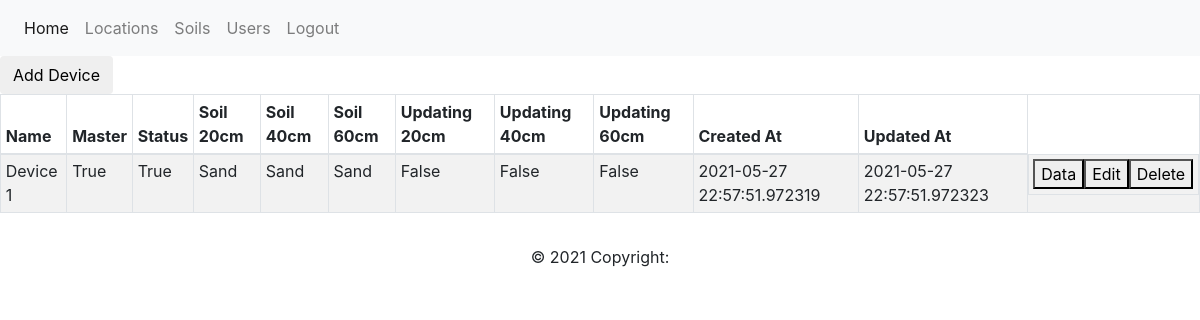
Screenshot of /location/1/devices (signed in) with the database file from the repository.
### app/models.py (models this page shows, shortened)
class ModelMixin():
    id = db.Column(db.Integer, primary_key=True)
    created_at = db.Column(db.DateTime, default=datetime.utcnow)
    updated_at = db.Column(db.DateTime, default=datetime.utcnow, onupdate=datetime.utcnow)

class Devices(db.Model, ModelMixin):
    __tablename__ = 'devices'
    name = db.Column(db.String(64), index=True, unique=True)
    status = db.Column(db.Boolean, default=True)
    location_id = db.Column(db.Integer, db.ForeignKey('locations.id'))
    location = db.relationship("Locations", back_populates="devices")
    soil_20_id = db.Column(db.Integer, db.ForeignKey('soils.id'))
    soil_20 = db.relationship("Soils", foreign_keys=soil_20_id)
    soil_40_id = db.Column(db.Integer, db.ForeignKey('soils.id'))
    soil_40 = db.relationship("Soils", foreign_keys=soil_40_id)
    soil_60_id = db.Column(db.Integer, db.ForeignKey('soils.id'))
    soil_60 = db.relationship("Soils", foreign_keys=soil_60_id)
    readings = db.relationship("Readings", back_populates="device")
    updating_20 = db.Column(db.Boolean, default=False)
    updating_40 = db.Column(db.Boolean, default=False)
    updating_60 = db.Column(db.Boolean, default=False)

class Soils(db.Model, ModelMixin):
    __tablename__ = 'soils'
    name = db.Column(db.String(64), index=True, unique=True)
    humidity_level = db.Column(db.Integer)

### app/routes.py (the view)
@app.route("/location/<int:location_id>/devices", methods=["GET"])
@login_required
def location(location_id):
    location = Finders.get_location_by_id(location_id)
    if location is None:
        flash("Cant find location")
        return redirect(url_for("locations"))
    return render_template("location.html", title=location.name, location=location)

### app/finders.py (called while the page is built)
    @classmethod
    def get_location_by_id(cls, id):
        return Locations.query.filter_by(id=id).first()

### app/models.py (called while the page is built)
@login.user_loader
def load_user(id):
    return Users.query.get(int(id))

### app/routes.py (called while the page is built)
@app.context_processor
def inject_now():
    return {'now': datetime.utcnow()}

### app/templates/location.html (shortened to what this page needs)
{% extends "base.html" %}
{% block content %}
<form action="{{ url_for('create_device') }}" method="get">
    <button type="submit" class="btn btn-default">
        Add Device
    </button>
</form>
<table class="table table-striped table-bordered table-sm" cellspacing="0" width="100%">
    <thead>
        <tr>
            <th class="th-sm">Name</th>
            <th class="th-sm">Master</th>
            <th class="th-sm">Status</th>
            <th class="th-sm">Soil 20cm</th>
            <th class="th-sm">Soil 40cm</th>
            <th class="th-sm">Soil 60cm</th>
            <th class="th-sm">Updating 20cm</th>
            <th class="th-sm">Updating 40cm</th>
            <th class="th-sm">Updating 60cm</th>
            <th class="th-sm">Created At</th>
            <th class="th-sm">Updated At</th>
        </tr>
    </thead>
    <tbody>
        {% for device in location.devices %}
        <tr>
            <td>{{ device.name }}</td>
            <td>{{ device.id|int() == location.master_id|int() }}</td>
            <td>{{ device.status }}</td>
            <td>{{ device.soil_20.name }}</td>
            <td>{{ device.soil_40.name }}</td>
            <td>{{ device.soil_60.name }}</td>
            <td>{{ device.updating_20 }}</td>
            <td>{{ device.updating_40 }}</td>
            <td>{{ device.updating_60 }}</td>
            <td>{{ device.created_at }}</td>
            <td>{{ device.updated_at }}</td>
            <td style="display: flex; justify-content: space-evenly;">
                <form action="/device/{{ device.id }}" method="get">
                    <button type="submit">Data</button>
                </form>
                <form action="/device/{{ device.id }}/edit" method="get">
                    <button type="submit">Edit</button>
                </form>
                <form action="/device/{{ device.id }}/delete" method="post">
                    <button type="submit">Delete</button>
                </form>
            </td>
        </tr>
        {% endfor %}
    </tbody>
</table>
{% endblock %}

### app/static/css/global.css (style rules this page uses)
body { margin: 0; }

### rows the page displays
Devices: name "Device 1", id "True", status "True", soil_20.name "Sand", soil_40.name "Sand", soil_60.name "Sand", updating_20 "False", updating_40 "False", updating_60 "False", created_at "2021-05-27 22:57:51.972319", updated_at "2021-05-27 22:57:51.972323"
